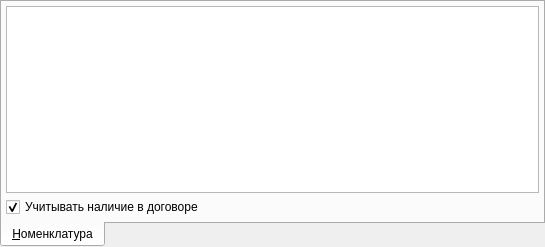
<?xml version="1.0" encoding="UTF-8"?>
<ui version="4.0">
 <class>CSGComboBoxPopup</class>
 <widget class="QWidget" name="CSGComboBoxPopup">
  <property name="geometry">
   <rect>
    <x>0</x>
    <y>0</y>
    <width>545</width>
    <height>247</height>
   </rect>
  </property>
  <property name="windowTitle">
   <string>Form</string>
  </property>
  <layout class="QGridLayout">
   <property name="margin">
    <number>0</number>
   </property>
   <property name="spacing">
    <number>0</number>
   </property>
   <item row="0" column="0">
    <widget class="QTabWidget" name="tabWidget">
     <property name="tabPosition">
      <enum>QTabWidget::South</enum>
     </property>
     <property name="tabShape">
      <enum>QTabWidget::Rounded</enum>
     </property>
     <property name="currentIndex">
      <number>0</number>
     </property>
     <widget class="QWidget" name="tabCSG">
      <attribute name="title">
       <string>&amp;Номенклатура</string>
      </attribute>
      <layout class="QVBoxLayout">
       <property name="spacing">
        <number>4</number>
       </property>
       <property name="margin">
        <number>4</number>
       </property>
       <item>
        <widget class="CTableView" name="tblCSG"/>
       </item>
       <item>
        <widget class="QCheckBox" name="chkContractTariff">
         <property name="sizePolicy">
          <sizepolicy hsizetype="Maximum" vsizetype="Fixed">
           <horstretch>0</horstretch>
           <verstretch>0</verstretch>
          </sizepolicy>
         </property>
         <property name="text">
          <string>Учитывать наличие в договоре</string>
         </property>
         <property name="checked">
          <bool>true</bool>
         </property>
        </widget>
       </item>
      </layout>
     </widget>
    </widget>
   </item>
  </layout>
 </widget>
 <customwidgets>
  <customwidget>
   <class>CTableView</class>
   <extends>QTableView</extends>
   <header>library/TableView.h</header>
  </customwidget>
 </customwidgets>
 <tabstops>
  <tabstop>tblCSG</tabstop>
 </tabstops>
 <resources/>
 <connections/>
</ui>
